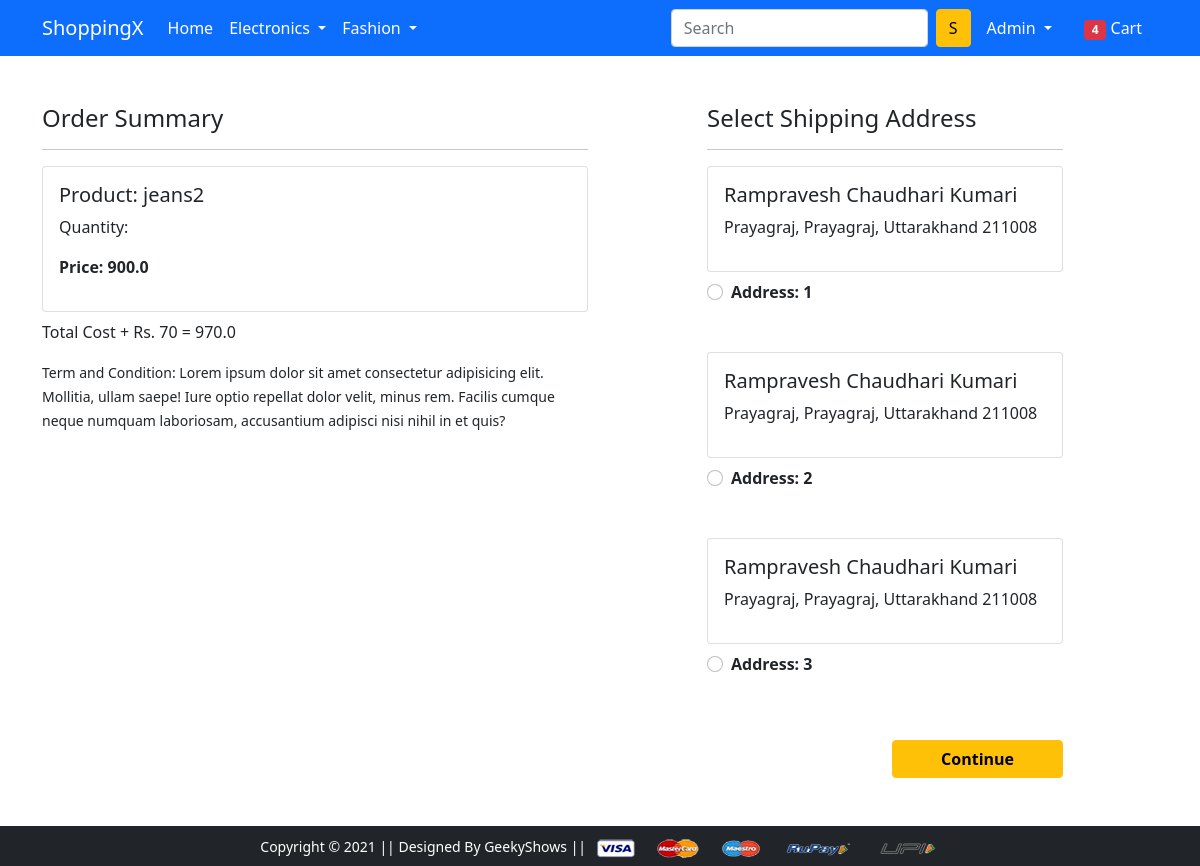
/checkout/ (signed in), run on an earlier commit of the app's database.
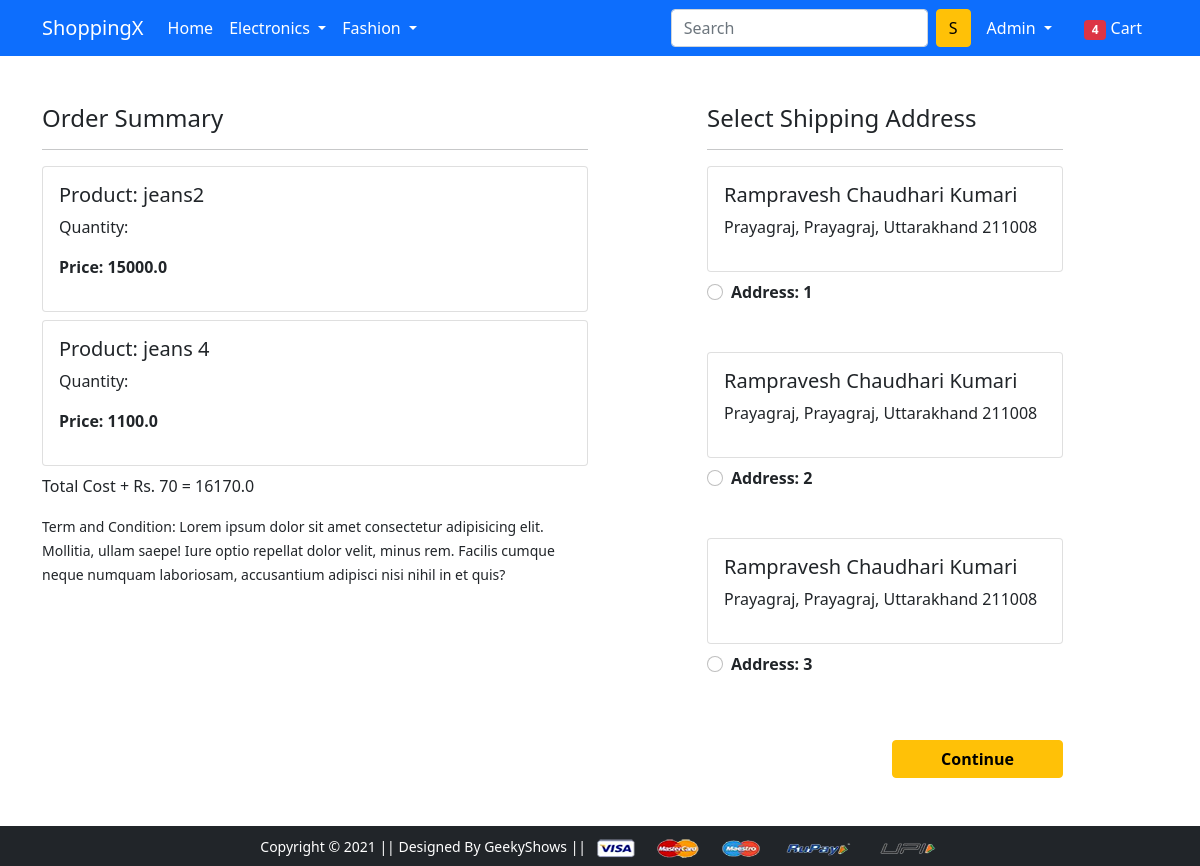
And on a later commit of the database.
### app/models.py (models this page shows, shortened)
class Cart(models.Model):
    user = models.ForeignKey(User, on_delete=models.CASCADE)
    product = models.ForeignKey(
        Product, on_delete=models.CASCADE, related_name="cart")
    quantity = models.PositiveIntegerField(default=1)
    @property
    def total_cost(self):
        return self.quantity * self.product.discounted_price

class Product(models.Model):
    title = models.CharField(max_length=100)
    selling_price = models.FloatField()
    discounted_price = models.FloatField()
    description = models.TextField()
    brand = models.CharField(max_length=100)
    category = models.CharField(choices=CATEGORY_CHOICES, max_length=2)
    product_image = models.ImageField(upload_to="product-image")

class Customer(models.Model):
    user = models.ForeignKey(User, on_delete=models.CASCADE)
    name = models.CharField(max_length=200)
    locality = models.CharField(max_length=200)
    city = models.CharField(max_length=50)
    zipcode = models.IntegerField()
    state = models.CharField(choices=STATE_CHOICES, max_length=100)

### app/views.py (the view)
# urls.py: path('checkout/', views.checkout, name='checkout'),
@login_required
def checkout(request):
    user = request.user
    add = Customer.objects.filter(user=user)
    cartItems = Cart.objects.filter(user=user)
    amount = 0.0
    shipping_amount = 70.0
    totalAmount = 0.0
    totalAmount += shipping_amount
    cart_product = [
        p for p in Cart.objects.all() if p.user == request.user
    ]
    if cart_product:
        for p in cart_product:
            temp_amount = p.quantity*p.product.discounted_price
            amount += temp_amount
    totalAmount += amount
    context = {
        "add": add,
        "totalAmount": totalAmount,
        "cartItems": cartItems
    }
    return render(request, 'app/checkout.html', context)

### app/templates/app/checkout.html (shortened to what this page needs)
{% extends 'app/base.html' %}
{% load static %}
{% block main-content %}
<div class="container">
	<div class="row mt-5">
		<div class="col-sm-6">
			<h4>Order Summary</h4>
			<hr>
			{% for item in cartItems %}
			<div class="card mb-2">
				<div class="card-body">
					<h5>Product: {{item.product.title}}</h5>
					<p>Quantity: {{item.quntity}}</p>
					<p class="fw-bold">Price: {{item.total_cost}}</p>
				</div>
			</div>
			{% endfor %}
			<p>Total Cost + Rs. 70 = {{totalAmount}}</p>
			<small>Term and Condition: Lorem ipsum dolor sit amet consectetur adipisicing elit. Mollitia, ullam saepe!
				Iure
				optio repellat dolor velit, minus rem. Facilis cumque neque numquam laboriosam, accusantium adipisci
				nisi nihil
				in et quis?</small>
		</div>
		<div class="col-sm-4 offset-sm-1">
			<h4>Select Shipping Address</h4>
			<hr>
			<form action="/paymentdone">
				{% for ad in add %}
				<div class="card">
					<div class="card-body">
						<h5>{{ad.name}} Kumari</h5>
						<p>{{ad.locality}}, {{ad.city}}, {{ ad.state }} {{ad.state.}} {{ad.zipcode}}</p>
					</div>
				</div>
				<div class="form-check mt-2 mb-5">
					<input class="form-check-input" type="radio" value="{{ad.id}}" name="custId" id="custId{{forloop.counter}}">
					<label class="form-check-label fw-bold" for="custId{{forloop.counter}}">
						Address: {{forloop.counter}}</label>
				</div>
				{% endfor %}
				<div class="text-end">
					<button type="submit" class="btn btn-warning mt-3 px-5 fw-bold">Continue</button>
				</div>
			</form>
		</div>
	</div>
</div>
{% endblock main-content %}

What changed in the data, as far as the page shows it:
changed Cart "jeans2": total_cost "900.0" → "15000.0"
added Cart: product "jeans 4", total_cost "1100.0"
Also different on the page:
{{ totalAmount }}: "970.0" → "16170.0"
